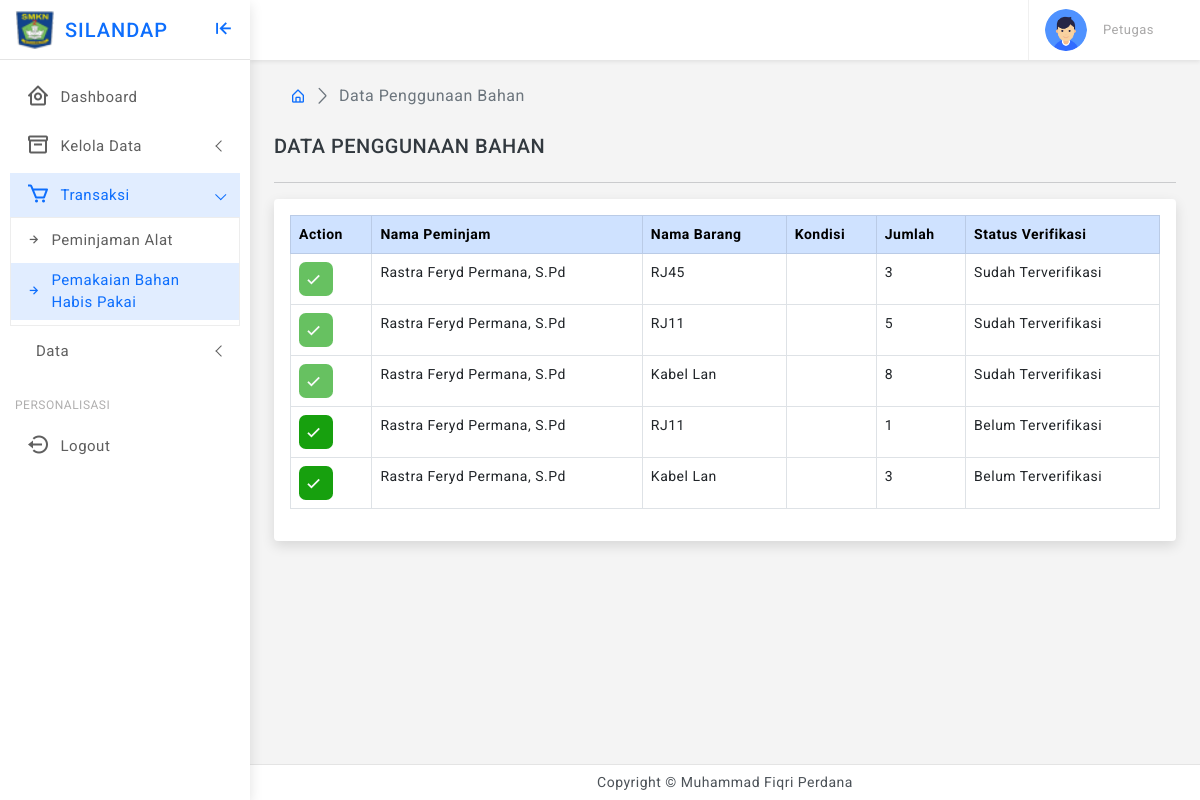
/sadmin/pk-bahan.php, run on an earlier commit of the app's database.
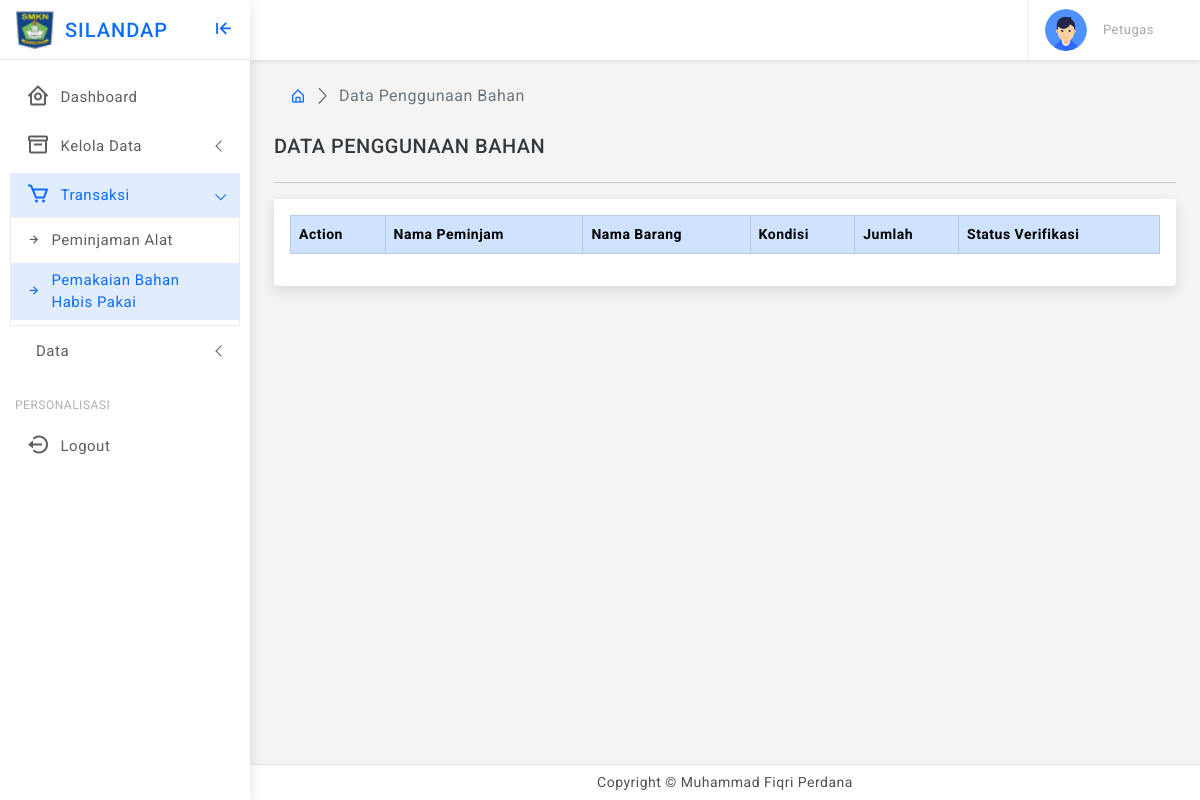
And on a later commit of the database.
### tables this page shows
CREATE TABLE `tbl_peminjaman` (
  `id_peminjaman` int(11) NOT NULL,
  `id_user` varchar(10) NOT NULL,
  `id_barang` varchar(10) NOT NULL,
  `jumlah` varchar(10) NOT NULL,
  `tgl_pinjam` date NOT NULL,
  `waktu_pinjam` varchar(100) NOT NULL,
  `status_verifikasi` varchar(100) NOT NULL,
  `kepemilikan` varchar(100) NOT NULL,
  `kondisi` varchar(255) NOT NULL
);

CREATE TABLE `tbl_user` (
  `id_user` int(11) NOT NULL,
  `nm_user` varchar(200) NOT NULL,
  `username` varchar(20) NOT NULL,
  `password` varchar(100) NOT NULL,
  `level` int(11) NOT NULL,
  `jurusan` varchar(100) NOT NULL
);

CREATE TABLE `tbl_barang` (
  `id_barang` int(11) NOT NULL,
  `kode_barang` varchar(50) NOT NULL,
  `nama_barang` varchar(100) NOT NULL,
  `kategori` varchar(25) NOT NULL,
  `kondisi` varchar(25) NOT NULL,
  `stok` int(11) NOT NULL,
  `foto` varchar(255) NOT NULL,
  `kepemilikan` varchar(100) NOT NULL
);

### sadmin/pk-bahan.php (the view, shortened to what this page needs)
<?php
include "../koneksi.php";
$query_pk_bahan = "SELECT * FROM tbl_peminjaman pj INNER JOIN tbl_user u ON u.id_user = pj.id_user INNER JOIN tbl_barang b ON pj.id_barang = b.id_barang LEFT JOIN tbl_pengembalian k on pj.id_peminjaman = k.id_pin WHERE k.id_pin IS NULL AND b.kategori='Bahan'";
$result_pk_bahan = mysqli_query($conn, $query_pk_bahan);
?>
<!doctype html>
<html lang="en" class="">
<head>
    <link href="../assets/plugins/simplebar/css/simplebar.css" rel="stylesheet" />
    <link href="../assets/plugins/perfect-scrollbar/css/perfect-scrollbar.css" rel="stylesheet" />
    <link href="../assets/plugins/metismenu/css/metisMenu.min.css" rel="stylesheet" />
    <link href="../assets/plugins/datatable/css/dataTables.bootstrap5.min.css" rel="stylesheet" />
    <link href="../assets/css/pace.min.css" rel="stylesheet" />
    <link href="../assets/css/bootstrap.min.css" rel="stylesheet">
    <link href="../assets/css/app.css" rel="stylesheet">
    <link href="../assets/css/icons.css" rel="stylesheet">
    <link rel="stylesheet" href="../assets/css/dark-theme.css" />
    <link rel="stylesheet" href="../assets/css/semi-dark.css" />
    <link rel="stylesheet" href="../assets/css/header-colors.css" />
</head>
<body>
    <div class="wrapper">
        <?php include "theme-sidebar.php" ?>
        <?php include "theme-header.php" ?>
        <div class="page-wrapper">
            <div class="page-content">
                <div class="page-breadcrumb d-none d-sm-flex align-items-center mb-3">
                    <div class="ps-3">
                        <nav aria-label="breadcrumb">
                            <ol class="breadcrumb mb-0 p-0">
                                <li class="breadcrumb-item"><a href="index.php"><i class="bx bx-home-alt"></i></a></li>
                                <li class="breadcrumb-item active" aria-current="page">Data Penggunaan Bahan</li>
                            </ol>
                        </nav>
                    </div>
                </div>
                <h5 class="my-4 text-uppercase">Data Penggunaan Bahan</h5>
                <hr />
                <div class="card">
                    <div class="card-body">
                        <div class="table-responsive">
                            <table id="example2" class="table table-hover table-bordered">
                                <thead class="table-primary">
                                    <tr>
                                        <th>Action</th>
                                        <th>Nama Peminjam</th>
                                        <th>Nama Barang</th>
                                        <th>Kondisi</th>
                                        <th>Jumlah</th>
                                        <th>Status Verifikasi</th>
                                    </tr>
                                </thead>
                                <tbody>
                                    <?php while ($row_pj_alat = mysqli_fetch_assoc($result_pk_bahan)) { ?>
                                        <tr>
                                            <td>
                                            <div class="d-flex order-actions">
                                                    <a href="pk_bahan_verifikasi.php?id=<?php echo $row_pj_alat['id_peminjaman'] ?>" title="Verifikasi" class="text-light bg-success border-0  btn btn-success <?= $row_pj_alat['status_verifikasi'] == 'Sudah Terverifikasi' ? 'disabled' : '' ?>"><i class='bx bx-check'></i></a>
                                                </div>
                                            <td><?php echo $row_pj_alat["nm_user"] ?></td>
                                            <td><?php echo $row_pj_alat["nama_barang"] ?></td>
                                            <td><?php echo $row_pj_alat["kondisi"] ?></td>
                                            <td><?php echo $row_pj_alat["jumlah"] ?></td>
                                            <td><?php echo $row_pj_alat["status_verifikasi"] ?></td>
                                            </td>
                                        </tr>
                                    <?php } ?>
                                </tbody>
                            </table>
                        </div>
                    </div>
                </div>
            </div>
        </div>
        <?php include "theme-footer.php" ?>
    </div>
</body>
</html>

What changed in the data, as far as the page shows it:
removed tbl_peminjaman: id_user.nm_user "Rastra Feryd Permana, S.Pd", id_barang.nama_barang "RJ45", jumlah "3", status_verifikasi "Sudah Terverifikasi"
removed tbl_peminjaman: id_user.nm_user "Rastra Feryd Permana, S.Pd", id_barang.nama_barang "RJ11", jumlah "5", status_verifikasi "Sudah Terverifikasi"
removed tbl_peminjaman: id_user.nm_user "Rastra Feryd Permana, S.Pd", id_barang.nama_barang "Kabel Lan", jumlah "8", status_verifikasi "Sudah Terverifikasi"
removed tbl_peminjaman: id_user.nm_user "Rastra Feryd Permana, S.Pd", id_barang.nama_barang "RJ11", jumlah "1", status_verifikasi "Belum Terverifikasi"
removed tbl_peminjaman: id_user.nm_user "Rastra Feryd Permana, S.Pd", id_barang.nama_barang "Kabel Lan", jumlah "3", status_verifikasi "Belum Terverifikasi"
